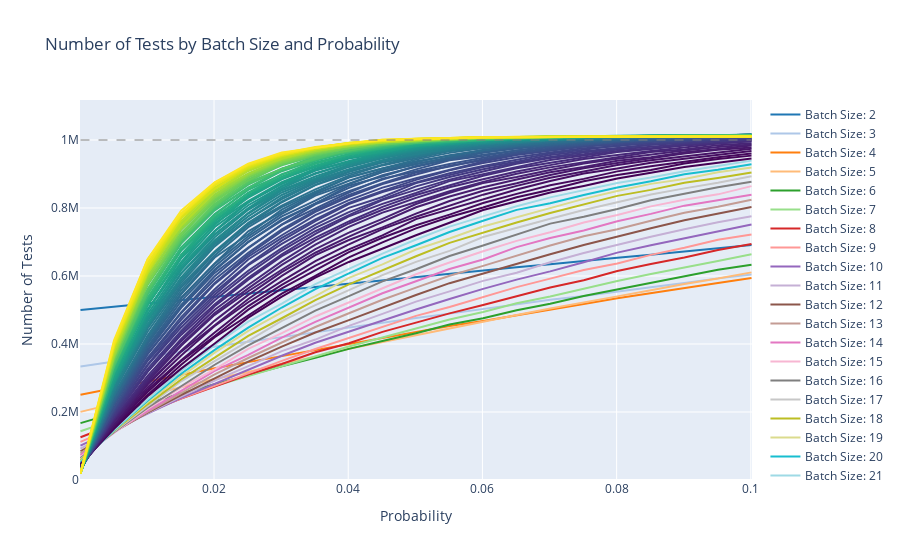

This figure's notebook cell:
### Markdown cell above
### Plotly

### Code cell
import plotly.graph_objs as go
from plotly.offline import init_notebook_mode, iplot

# Assuming you are working in a Jupyter notebook environment
# init_notebook_mode(connected=True)  # Use in a Jupyter notebook to display the plot within the notebook

# Create an empty list to hold all the plot traces
traces = []

# Define color mapping
distinct_colors = plt.cm.tab20(np.linspace(0, 1, 20))  # 20 distinct colors
gradual_colors = plt.cm.viridis(np.linspace(0, 1, len(sim_1.index) - 20))
colors = np.vstack((distinct_colors, gradual_colors))

# Convert the colors to hex format for Plotly
colors_hex = ['rgb({}, {}, {})'.format(int(c[0]*255), int(c[1]*255), int(c[2]*255)) for c in colors]

# Add a trace for each batch size
for i, k in enumerate(sim_1.index):
    traces.append(go.Scatter(
        x=sim_1.columns,
        y=sim_1.loc[k],
        mode='lines',
        name=f'Batch Size: {k}',
        line=dict(color=colors_hex[i])
    ))

# Define the layout of the plot
layout = go.Layout(
    title='Number of Tests by Batch Size and Probability',
    xaxis=dict(title='Probability'),
    yaxis=dict(title='Number of Tests', range=[0, sim_1.values.max() + sim_1.values.max() * 0.1]),
    hovermode='closest'
)

# Define the figure
fig = go.Figure(data=traces, layout=layout)

# Add a horizontal line at y = 1000000
fig.add_shape(
    type='line',
    x0=sim_1.columns.min(),
    y0=1000000,
    x1=sim_1.columns.max(),
    y1=1000000,
    line=dict(dash='dash', color='grey', width=1)
)

# Show the figure
iplot(fig)
